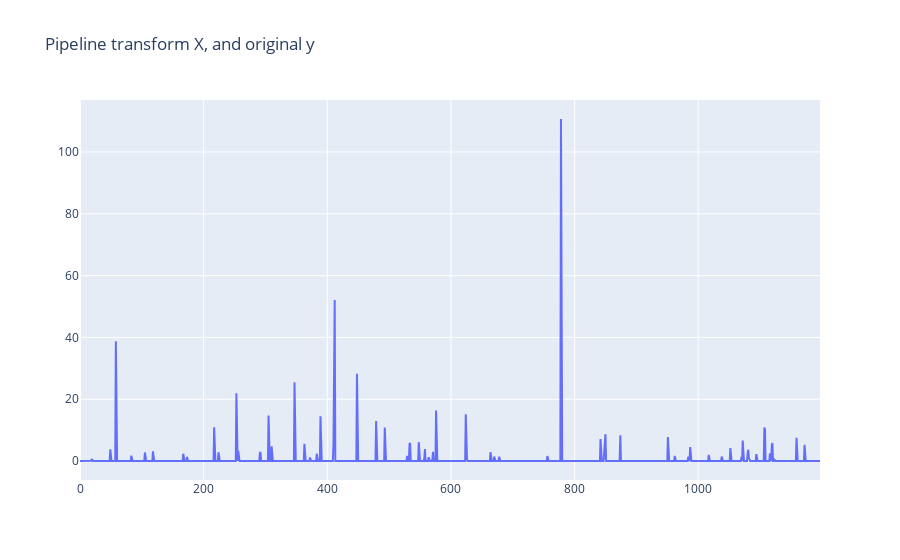

Notebook code for this chart:
### Code cell
fig = px.line(title='Pipeline transform X, and original y')
fig.add_scatter(y=X_trans[:, 3], name='X_trans[:, 3]')
fig.show()

### Figure 1 — Plotly figure (JSON) as saved in the notebook; plotly's stock layout.template omitted (floating-point values rounded to 4 significant figures; data arrays with more than 128 entries replaced by an {"elided": "..."} marker saying what was removed)
{"data": [{"name": "X_trans[:, 3]", "type": "scatter", "y": {"elided": "1198 float values"}}], "layout": {"legend": {"tracegroupgap": 0}, "title": {"text": "Pipeline transform X, and original y"}, "xaxis": {"anchor": "y", "domain": [0, 1]}, "yaxis": {"anchor": "x", "domain": [0, 1]}}}
